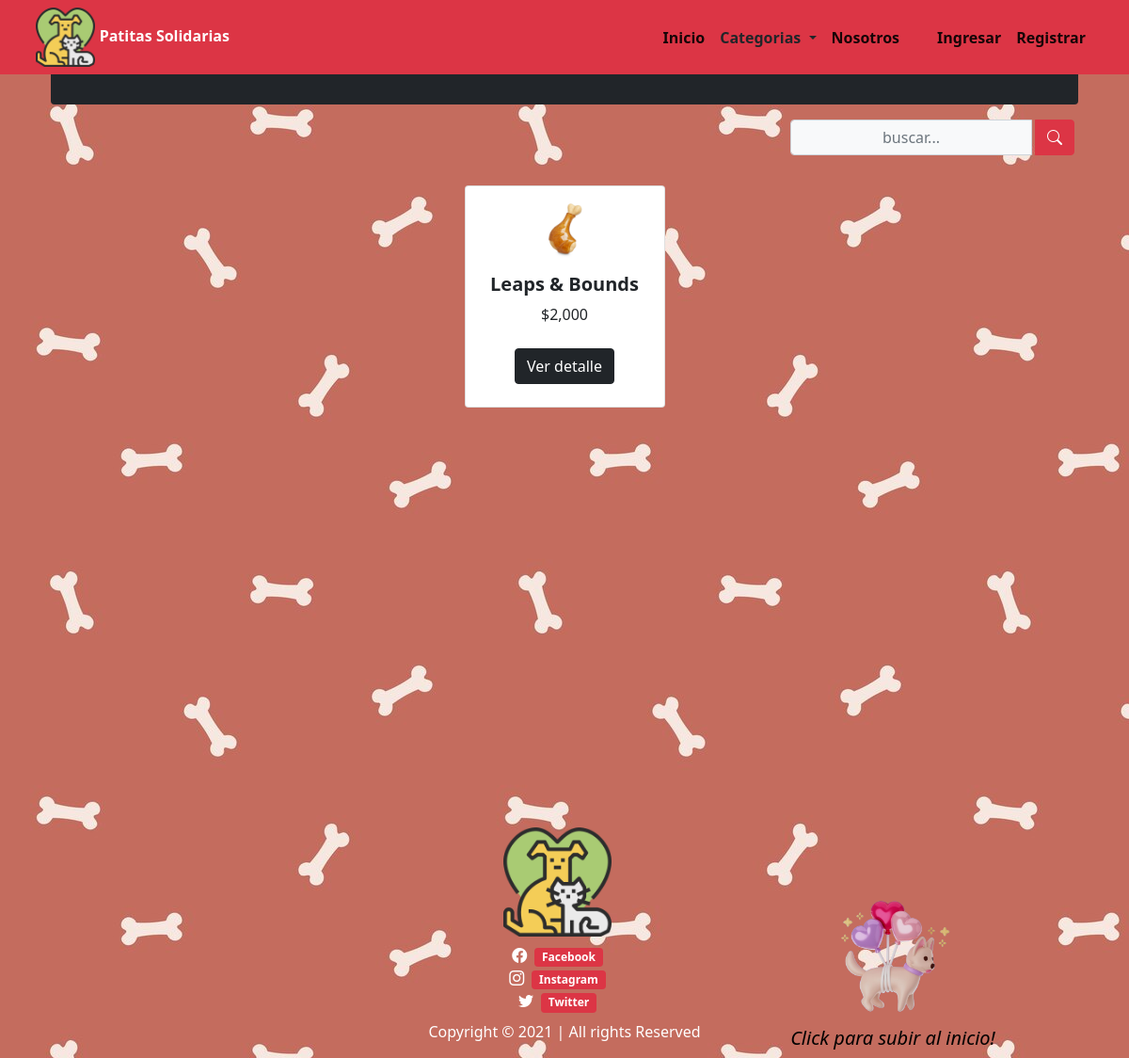
The app's page /, older data.
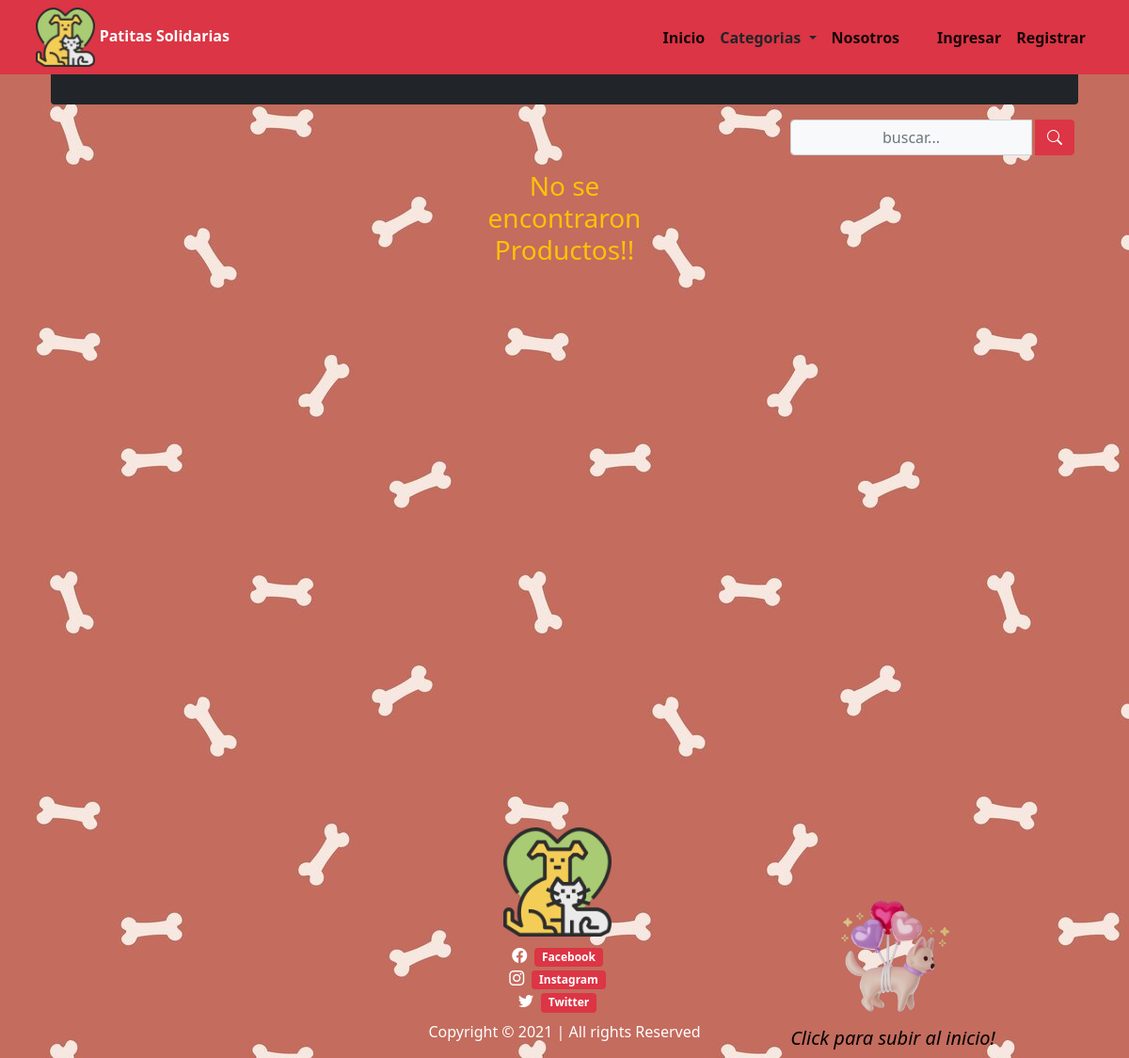
The same page, newer data.
### tiendita/models.py (models this page shows, shortened)
class Productos(models.Model):
    nombre = models.CharField(max_length=100)
    imagen = models.ImageField(upload_to='imgproductos/%Y/%m/%d', blank=True)
    descripcion = models.CharField(max_length=500)
    precio = models.IntegerField()
    stock = models.IntegerField(null=True, default=0)
    categoria = models.ForeignKey(Categorias, on_delete=models.PROTECT)
    oferta = models.BooleanField(default=False)
    class Meta:
        db_table = 'productos'
        verbose_name = 'Producto'
        verbose_name_plural = 'Productos'
        ordering = ['id']

### tiendita/views.py (the view)
# urls.py: path('', views.index, name='index'),
def index(request):
    busqueda = request.POST.get("buscador")
    product_list = Productos.objects.order_by('nombre')
    page = request.GET.get('page', 1)
    if busqueda:
        product_list = Productos.objects.filter(
            Q(nombre__icontains = busqueda) |
            Q(descripcion__icontains = busqueda)
        ).distinct()
    try:
        paginator = Paginator(product_list, 12)
        product_list = paginator.page(page)
    except:
        raise Http404
    data = {'entity': product_list,
            'paginator': paginator
    }
    return render(request, 'index.html', data)

### tiendita/context_processors.py (called while the page is built)
def extras(request):
	lista_categorias = Categorias.objects.all().order_by('nombre')
	return {'categorias':lista_categorias}

def importe_total_carro(request):
    total = 0
    if request.user.is_authenticated:
        if "carro" in request.session:
            for key, value in request.session["carro"].items():
                total = total + int(value["precio"])
    return {"importe_total_carro": total}

### templates/index.html (shortened to what this page needs)
{% extends "layouts/tienda.html" %} {% load static %} {% block content %}
<div class="min-vh-100 d-flex flex-colum pb-3">
    <div class="container">
        <header class="bg-dark py-3 rounded-bottom animate__animated animate__zoomIn animate__delay-0.3s">
        </header>
        <div class="pt-3">
            <form class="d-flex d-md-inlne-block form-inline justify-content-end" method="POST" action="">
                <div class="input-group">
                    <input type="text" class="form-control bg-light border-1 small text-center" name="buscador" placeholder="buscar..." value="{{ request.POST.buscador }}">
                    <div class="input-group-append">
                        <button class="btn btn-danger mx-1" type="submit">
                    <i class="bi bi-search bi-sm"></i>
                </button>
                    </div>
                </div>
            </form>
        </div>
        <section class="py-2">
            <div class="container px-4 px-lg-5 mt-2 animate__animated animate__fadeIn animate__delay-0.3s">
                <div class="row gx-4 gx-lg-5 row-cols-2 row-cols-md-3 row-cols-xl-4 justify-content-center">
                    {% if entity %} {% for producto in entity %}
                    <div class="col my-3">
                        <div class="card h-100 text-center py-3">
                            <img class="mx-auto d-block img-fluid" src="{{ producto.imagen.url }}" alt="producto" width="60px%" />
                            {% load humanize %}
                            <div class="card-body p-3">
                                <div class="text-center">
                                    <h5 class="fw-bolder">{{ producto.nombre }}</h5>
                                    ${{ producto.precio | intcomma }}
                                </div>
                            </div>
                            <div class="card-footer p-2 pt-2 border-top-0 bg-transparent">
                                <div class="text-center">
                                    <a class="btn btn-dark mt-auto" href="{% url 'tiendita:detalleproducto' producto.id %}">Ver detalle</a>
                                </div>
                            </div>
                        </div>
                    </div>
                    {% endfor %} {% else %}
                    <div class="text-center text-warning">
                        <h3> No se encontraron Productos!!</h3>
                    </div>
                    {% endif %}
                </div>
            </div>
        </section>
    </div>
</div>
{% endblock %}

Row changes from the older to the newer data that the page shows:
removed Productos: imagen (picture), nombre "Leaps & Bounds", precio "2,000"
Text that changed along with them:
text now shown: "No se encontraron Productos!!"
